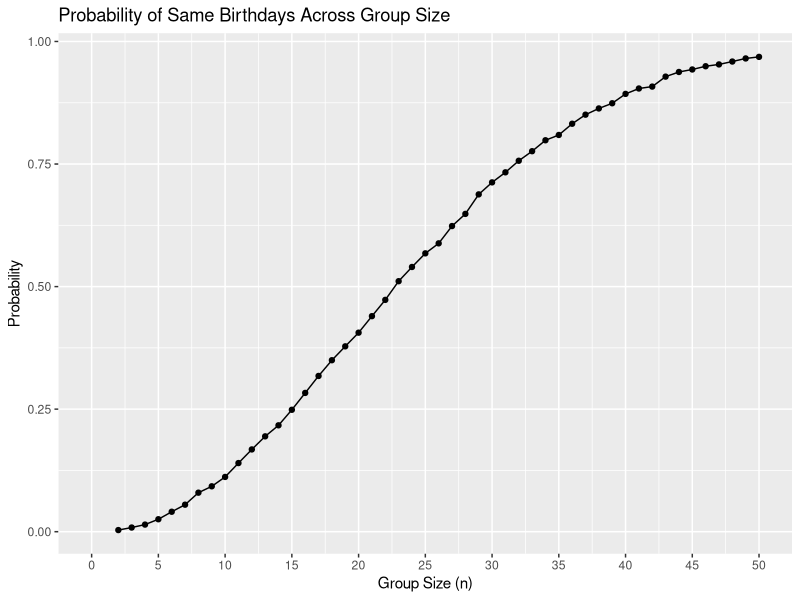

R code for this plot:
## ---- chunk 1
library(tidyverse)
## ---- chunk 2
#given: no leap years (only 365 days in a yr), bdays are uniformly distributed over the year. 

#sample size of n
bday_dups = function(n) {
  
  bday = sample(1:365, n, replace = TRUE)  #draws bdays per person for size n
  dups = any(duplicated(bday)) #checks dups
  return(dups) #"True" means there are duplicates
}
## ---- chunk 3
simulation = 
  expand_grid(
    n = 2:50,
    iter = 1:10000
  ) |>
  mutate(
    estimate = map_lgl(n, bday_dups)) |>
       group_by(n) |> 
    summarize(p = mean(estimate)) #averaging across the sim runs
## ---- chunk 4
sim_plot = simulation |> 
  ggplot(aes(x = n, y = p)) + 
  geom_point() + 
  geom_line() +
  labs(
    title = "Probability of Same Birthdays Across Group Size",
    x = "Group Size (n)", 
    y = "Probability") +
   scale_x_continuous(
      limits = c(0, 50),
    breaks = seq(0,50, by = 5))

sim_plot
